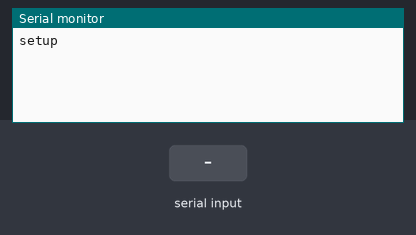
This sketch was run on a simulated Arduino Uno, built with avr-gcc and run on an emulated ATmega328P. Shown: the last lines printed to the serial monitor. The test bench sets the inputs (shaded band).

Above: at 1.2 s.
1.3 s: "1\n" received over the second serial link
At 2.0 s:
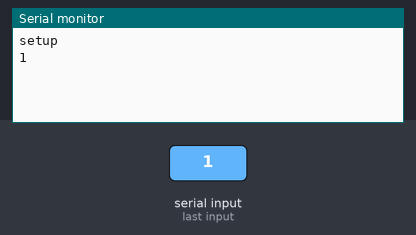
2.8 s: "0\n" received over the second serial link
At 4.0 s:
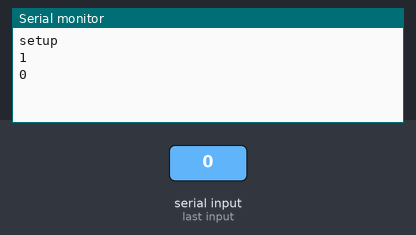
4.3 s: "2\n" received over the second serial link
At 5.5 s:
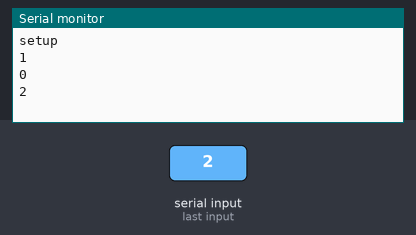

Measured:
- after the input at 1.3 s, the serial monitor: prints a new line at once (image 1)
- after the input at 2.8 s, the serial monitor: prints a new line at once (image 2)
- after the input at 4.3 s, the serial monitor: prints a new line at once (image 3)

The sketch:

uno_swSerial.ino
```cpp
#include <SoftwareSerial.h>

#define rxPin 3
#define txPin 2

SoftwareSerial mySerial(rxPin, txPin);

void setup()  {
    // Define pin modes for TX and RX
    //pinMode(rxPin, INPUT);
    //pinMode(txPin, OUTPUT);

    // Set the baud rate for the SoftwareSerial object
    mySerial.begin(9600);
    Serial.begin(9600);
    Serial.println("setup");
}
void swSwrialReadCommand()
{
  String s="";
  while(mySerial.available())
  {
    char c = mySerial.read();
    if(c!='\n')
    {

      s+=c;
    }
    delay(5);
  }

  if(s!="")
  {
    Serial.println(s);
  }
}
void loop() {
    swSwrialReadCommand();
}
```
